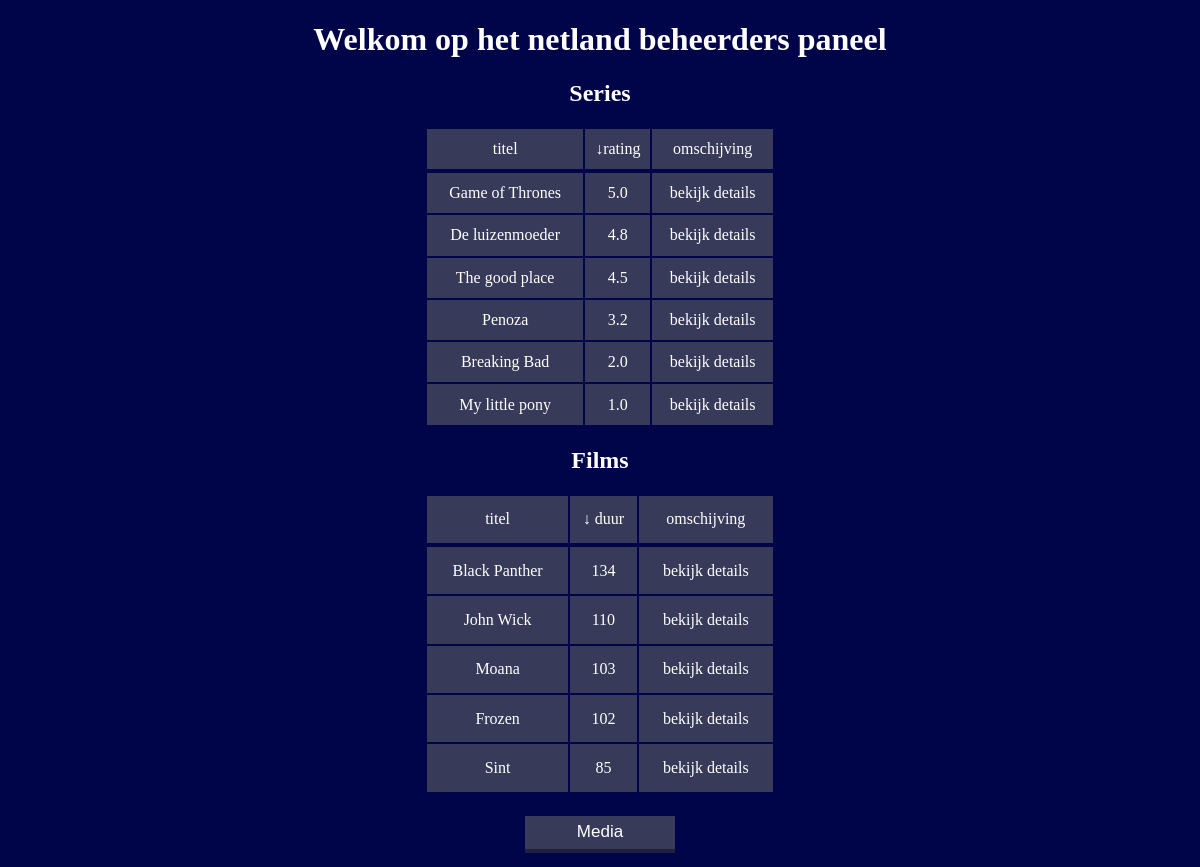
/?order1by=films&orderby=rating, run on the app's committed database.
### tables this page shows
CREATE TABLE media (
    soort ENUM('movies', 'series') NULL,
    id MEDIUMINT NULL AUTO_INCREMENT PRIMARY KEY,
    title VARCHAR(100) NULL,
    rating DECIMAL(2,1) NULL,
    has_won_awards INT NULL,
    seasons INT NULL,
    spoken_in_language ENUM('NL', 'EN') NULL,
    length_in_minutes INTEGER NULL,
    released_at DATE NULL,
    country_of_origin VARCHAR(2) NULL,
    summary TEXT NULL,
    youtube_trailer_id VARCHAR(20) NULL
);

### index.php (the view, shortened to what this page needs)
<?php
require_once "pdo-connectie.php";
$link1 = '';
$link2 = '';
if (isset($_GET['orderby'])) {
    $series =  "SELECT *  FROM media where soort = 'series' ORDER BY rating DESC";
    $link1 = '&orderby=rating';
} else {
    $series = 'SELECT title, rating, id FROM media where soort = "series"';
}
$query2 = $pdo->query($series);
$series = $query2->fetchAll();
if (isset($_GET['order1by'])) {
    $films = "SELECT * FROM media where soort = 'movies' ORDER BY length_in_minutes DESC";
    $link2 = '&order1by=films';
} else {
    $films = 'SELECT title, length_in_minutes, id FROM media where soort = "movies"';
}
$query = $pdo->query($films);
$films = $query->fetchAll();
$leegS = "";
$leegF = "";
foreach ($series as $serie) {
    $leegS .= '<tr>';
    $leegS .= '<td class="tabel">' . $serie['title'] . "</td>";
    $leegS .= '<td class="tabel">' . $serie['rating'] . "</td>";
    $leegS .= "<td class='tabel'><a href='detail.php?id=$serie[id]'> bekijk details</a></td>";
}
foreach ($films as $film) {
    $leegF .= '<tr>';
    $leegF .= '<td class="tabel">' . $film['title'] . "</td>";
    $leegF .= "<td class='tabel'>$film[length_in_minutes]</td>";
    $leegF .= "<td  class='tabel'><a href='detail.php?id=$film[id]'> bekijk details</a></td>";
}
?>
<!DOCTYPE html>
<html lang="en">
<head>
    <link rel='stylesheet' href="style.css">
    <h1> Welkom op het netland beheerders paneel</h1>
</head>
<body>
    <h2> Series </h2>
    <table class="S_Itabel">
        <td class="tabel"> titel</td>
        <td class="tabel"> <a href="?orderby=rating<?= $link2 ?>"> &darr;rating</a> </td>
        <td class="tabel"> omschijving</td>
        <tr >
            <?php
            echo $leegS;
            ?>
        </tr>
    </table>
    <h2> Films </h2>
    <table class="F_Itabel">
        <td class="tabel"> titel </td>
        <td class="tabel"><a href="?order1by=films<?= $link1 ?>"> &darr; duur </a> </td>
        <td class="tabel"> omschijving</td>
        <tr class="textF">
            <?php
            echo $leegF;
            ?>
        </tr>
    </table>
    <button class="media"><a href='insert.php' class="mediaT"> Media</a></button>
</body>
</html>

### style.css (style rules this page uses)
h1 { text-align: center; }
body { background-color: #000449; text-align: center; color: white; }
.media { margin: 10px; padding: 5px; width: 150px; height: 33px; }
.S_Itabel { margin-left: auto; margin-right: auto; margin-bottom: 12px; width: 350px; height: 300px; }
.F_Itabel { margin-left: auto; margin-right: auto; margin-bottom: 12px; width: 350px; height: 300px; }
td.tabel { background-color: rgba(104, 104, 104, 0.54); }
.mediaT { color: white; text-decoration: none; display: block; }
a { color: white; text-decoration: none; }
button { display: inline-block; font-size: 17px; cursor: pointer; text-align: center; text-decoration: none; outline: none; color: #ffffffff; background-color: rgba(104, 104, 104, 0.54); border: none; box-shadow: 0 4px rgba(57, 57, 57, 0.54); justify-content: center; }

### data on the page
media: title "Game of Thrones", rating "5.0"
media: title "De luizenmoeder", rating "4.8"
media: title "The good place", rating "4.5"
media: title "Penoza", rating "3.2"
media: title "Breaking Bad", rating "2.0"
media: title "My little pony", rating "1.0"
media: title "Black Panther", length_in_minutes "134"
media: title "John Wick", length_in_minutes "110"
media: title "Moana", length_in_minutes "103"
media: title "Frozen", length_in_minutes "102"
media: title "Sint", length_in_minutes "85"
